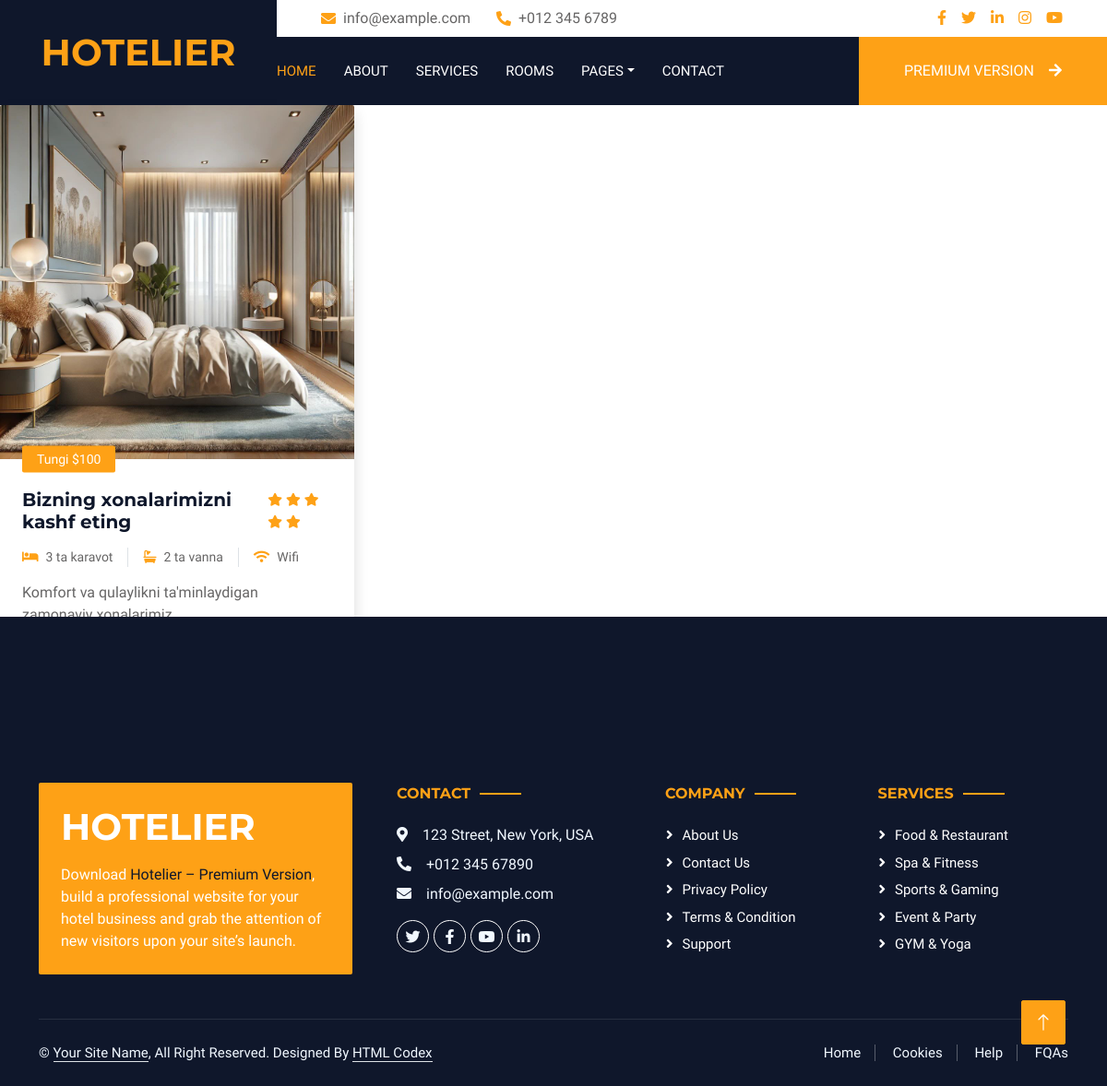
Screenshot of /roomdetail/1/ with the database file from the repository.
### blog/models.py (models this page shows, shortened)
class Room(models.Model):
    name = models.CharField(max_length=100)
    bio = models.TextField()
    img = models.ImageField(upload_to='room/')

### blog/views.py (the view)
# urls.py: path('roomdetail/<int:id>/', roomdetail, name='roomdetail'),
def roomdetail(request, id):
    room = Room.objects.get(id=id)
    context = {
        'x': room
    }
    return render(request, 'roomdetail.html', context=context)

### templates/roomdetail.html
{% extends 'base.html' %}
{% load static %}
{% block content %}
  <div class="row g-4">
                    <div class="col-lg-4 col-md-6 wow fadeInUp" data-wow-delay="0.1s">
                        <div class="room-item shadow rounded overflow-hidden">
                            <div class="position-relative">
                                <img class="img-fluid" src="{{x.img.url}}" alt="">
                                <small class="position-absolute start-0 top-100 translate-middle-y bg-primary text-white rounded py-1 px-3 ms-4">Tungi $100</small>
                            </div>
                            <div class="p-4 mt-2">
                                <div class="d-flex justify-content-between mb-3">
                                    <a href="{% url 'roomdetail' x.id %}"></a><h5 class="mb-0">{{x.name}}</h5>
                                    <div class="ps-2">
                                        <small class="fa fa-star text-primary"></small>
                                        <small class="fa fa-star text-primary"></small>
                                        <small class="fa fa-star text-primary"></small>
                                        <small class="fa fa-star text-primary"></small>
                                        <small class="fa fa-star text-primary"></small>
                                    </div>
                                </div>
                                <div class="d-flex mb-3">
                                    <small class="border-end me-3 pe-3"><i class="fa fa-bed text-primary me-2"></i>3 ta karavot</small>
                                    <small class="border-end me-3 pe-3"><i class="fa fa-bath text-primary me-2"></i>2 ta vanna</small>
                                    <small><i class="fa fa-wifi text-primary me-2"></i>Wifi</small>
                                </div>
                                <p class="text-body mb-3">{{x.bio}}</p>
                                <div class="d-flex justify-content-between">
                                    <a class="btn btn-sm btn-primary rounded py-2 px-4" href="">Tafsilotlarni ko'rish</a>
                                    <a class="btn btn-sm btn-dark rounded py-2 px-4" href="">Hozir bron qiling</a>
                                </div>
                            </div>
                        </div>
                    </div>
                </div>
{% endblock content %}

### static/css/style.css (style rules this page uses)
:root { --primary: #FEA116; --light: #F1F8FF; --dark: #0F172B; }
.btn { font-weight: 500; text-transform: uppercase; transition: .5s; }
.btn.btn-primary, .btn.btn-secondary { color: #FFFFFF; }

### rows the page displays
Room: img (picture), name "Bizning xonalarimizni kashf eting", bio "Komfort va qulaylikni ta'minlaydigan zamonaviy xonalarimiz"
